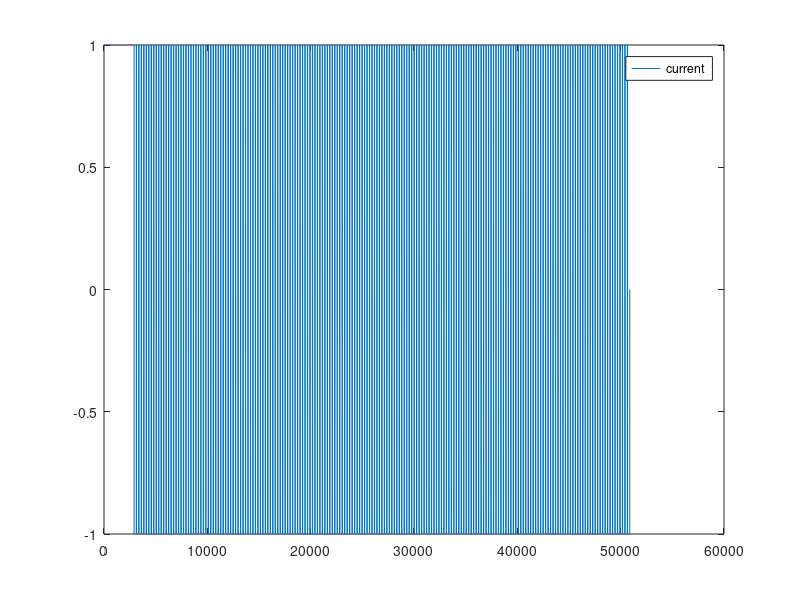

Recreate this plot in MATLAB. (Note: this script raises an error after producing the figure.)
% input = 'Hello, World! Hello, World! Hello, World! Hello, World! Hello, World! Hello, World! Hello, World! Hello, World! Hello, World! Hello, World! Hello, World! Hello, World! Hello, World! Hello, World! Hello, World! Hello, World! Hello, World! '
y = 1*ones(1,96); % generates vector of leading 100 values of 0.5
% binary = (dec2bin(input,8)); 
% binary = binary(:)'-'0'; %moves 'binary' to a single row
% binary = (binary - 0.5).*2; % binary is now +1 and -1
binary = repmat([1,-1,-1,-1,-1,-1,-1,-1],1,200);
y = horzcat(y,binary);

pw = 30; % pulse width
out = conv(upsample(y,pw),ones(1,pw));
sample_freq = 1e6; % minimum .25 megasamples/sec
datarate = sample_freq/pw

x = 1:1e3;
y = cos(x*pi); % generates vector of alternating 1 and -1
out2 = conv(upsample(y,pw),ones(1,pw));

plot(out)
hold all
% plot(out2,'linewidth',2)
legend('current','working');

write_usrp_data_file(out, 'data.dat')

%%
A = y;
B = reshape(A,[],8);
B = (B+1)./2
C = bi2de(B);
D = char(C);
E = reshape(D,1,[])
